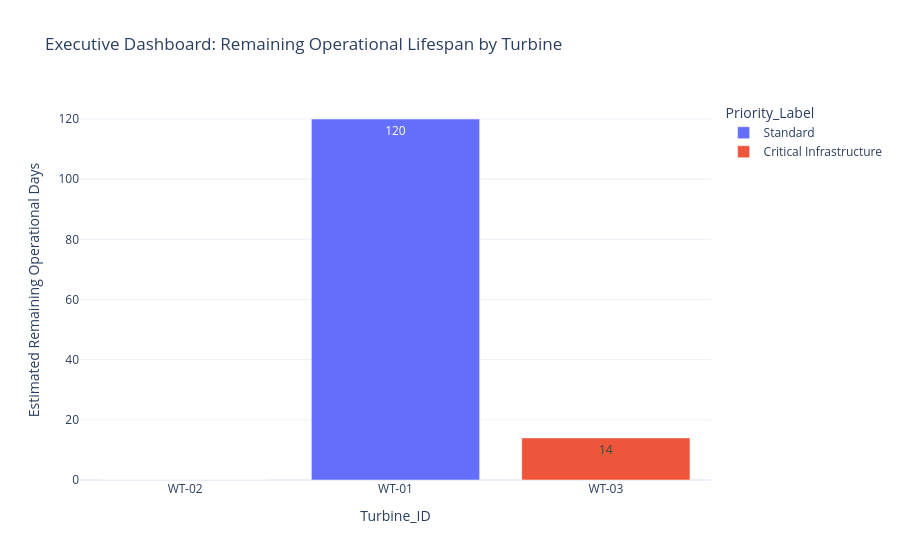

Write notebook code for a chart like this one.
### Markdown cell above
## Section 4: The Operational Decision & Dashboard Ethics [15 mins]

Dashboards are not neutral. They influence maintenance timing, budget decisions, and safety risk. Use the chart to show which turbine should be prioritised if only one overhaul can be funded this quarter.

WT-01 is healthy, WT-02 has already failed, and WT-03 is the one still moving in the wrong direction. The chart should make the trade-off obvious.

### Code cell
latest_rows = df.sort_values('Timestamp').groupby('Turbine_ID').tail(1).copy()

remaining_lifespan = {
    'WT-01': 120,
    'WT-02': 0,
    'WT-03': 14,
}

latest_rows['Remaining_Operational_Days'] = latest_rows['Turbine_ID'].map(remaining_lifespan)
latest_rows['Priority_Label'] = latest_rows['Grid_Priority']

fig = px.bar(
    latest_rows,
    x='Turbine_ID',
    y='Remaining_Operational_Days',
    color='Priority_Label',
    text='Remaining_Operational_Days',
    hover_data=['Bearing_Temperature_C', 'Vibration_mm_s', 'RPM'],
    title='Executive Dashboard: Remaining Operational Lifespan by Turbine',
)
fig.update_layout(template='plotly_white', yaxis_title='Estimated Remaining Operational Days')
fig

### Figure 1 — Plotly figure (JSON) as saved in the notebook; plotly's stock layout.template omitted (floating-point values rounded to 4 significant figures)
{"data": [{"customdata": [[NaN, NaN, 0.0], [55.0, 2.06, 13.61]], "hovertemplate": "Priority_Label=Standard<br>Turbine_ID=%{x}<br>Remaining_Operational_Days=%{text}<br>Bearing_Temperature_C=%{customdata[0]}<br>Vibration_mm_s=%{customdata[1]}<br>RPM=%{customdata[2]}<extra></extra>", "legendgroup": "Standard", "marker": {"color": "#636efa", "pattern": {"shape": ""}}, "name": "Standard", "orientation": "v", "showlegend": true, "text": [0.0, 120.0], "textposition": "auto", "type": "bar", "x": ["WT-02", "WT-01"], "xaxis": "x", "y": [0, 120], "yaxis": "y"}, {"customdata": [[82.0, 6.0, 11.8]], "hovertemplate": "Priority_Label=Critical Infrastructure<br>Turbine_ID=%{x}<br>Remaining_Operational_Days=%{text}<br>Bearing_Temperature_C=%{customdata[0]}<br>Vibration_mm_s=%{customdata[1]}<br>RPM=%{customdata[2]}<extra></extra>", "legendgroup": "Critical Infrastructure", "marker": {"color": "#EF553B", "pattern": {"shape": ""}}, "name": "Critical Infrastructure", "orientation": "v", "showlegend": true, "text": [14.0], "textposition": "auto", "type": "bar", "x": ["WT-03"], "xaxis": "x", "y": [14], "yaxis": "y"}], "layout": {"barmode": "relative", "legend": {"title": {"text": "Priority_Label"}, "tracegroupgap": 0}, "title": {"text": "Executive Dashboard: Remaining Operational Lifespan by Turbine"}, "xaxis": {"anchor": "y", "domain": [0, 1], "title": {"text": "Turbine_ID"}}, "yaxis": {"anchor": "x", "domain": [0, 1], "title": {"text": "Estimated Remaining Operational Days"}}}}
